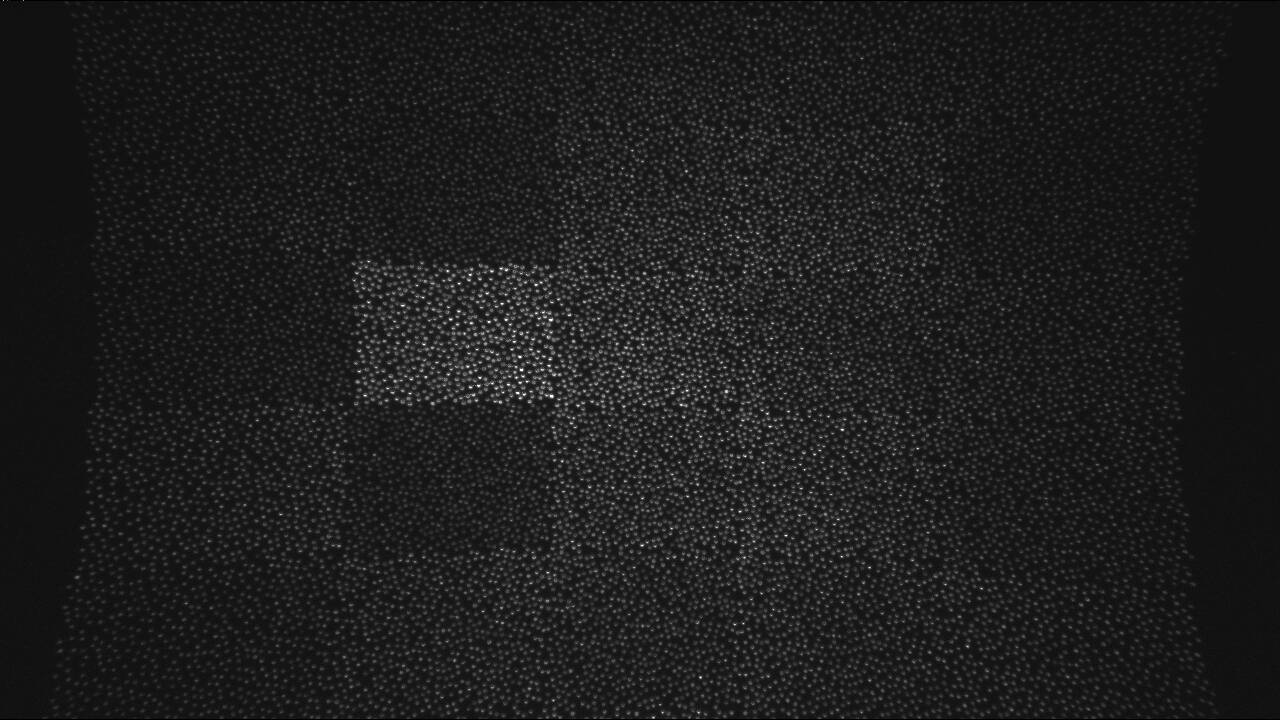
//> input picture 56C.jpg, 1280 x 720 px
$ ./EnhanceAndMatch   (built with g++ and OpenCV 4)
//> lines starting //> are read from the running program, lines starting //| are printed output that depends on the picture
//> further down, ref is the input picture: 720 rows x 1280 cols, CV_8UC3; min 0, max 255, mean 29.4
### Enhance.h
#include <iostream>
#include "opencv2/opencv.hpp"
#include <omp.h>
#include <io.h>
#include <string>
#include <list>
#include <vector>
#include <map>
#include <stack>
#include <opencv2/imgproc/imgproc.hpp>
#include <opencv2/highgui/highgui.hpp>

using namespace std;
using namespace cv;


const static float mbsize = 7;
const static float th0 = 1.1;

const static float pixelnum = mbsize * mbsize, center = mbsize / 2;

void EnHance(Mat& InputImg, Mat& EnhanceImg);//增强；
void ThresBinary(float mean0, uchar& PixelValue);//阈值分割，二值化；
//void icvprCcaBySeedFill(Mat& _binImg, Mat& _lableImg);//种子填充法标记标记连通域；
int SeedFillNew(const Mat& _binImg, Mat& _lableImg,int& num);
//Scalar GetRandomColor();
//void LabelColor(const Mat& labelImg, Mat& colorLabelImg, int labell);

### Enhance.cpp
#include "Enhance.h"

void EnHance(Mat& InputImg,Mat& EnhanceImg)
{
	float mean;

	for (int i = 0; i < InputImg.rows-mbsize; i++)
	{
		for (int j = 0; j < InputImg.cols-mbsize; j++)
		{
			int sum = 0;
			for (int h = i; h < i + mbsize; h++)
			{
				uchar *InputImgRow = InputImg.ptr<uchar>(h);//表示指向第h+1行的第一个元素的指针；
				for (int w = j; w < j+mbsize; w++)
					sum += InputImgRow[w];
			}  /*7*7灰度值的和*/

			mean = sum / pixelnum;    /*7*7均值*/

			mean = (int)(mean * 10000) / 10000.0;	/*保留4位小数*/

			uchar PixelValue = InputImg.at<uchar>(i + center, j + center); /*当前7*7块中心点的值*/
			ThresBinary(mean, PixelValue);        /*PixelValue阈值分割*/

			EnhanceImg.at<uchar>(i + center, j + center) = PixelValue;    /*增强图*/

		}
	}
//> this loop made 713 passes
//> mean on passes 1 to 3: 13.59, 15.8, 16.2
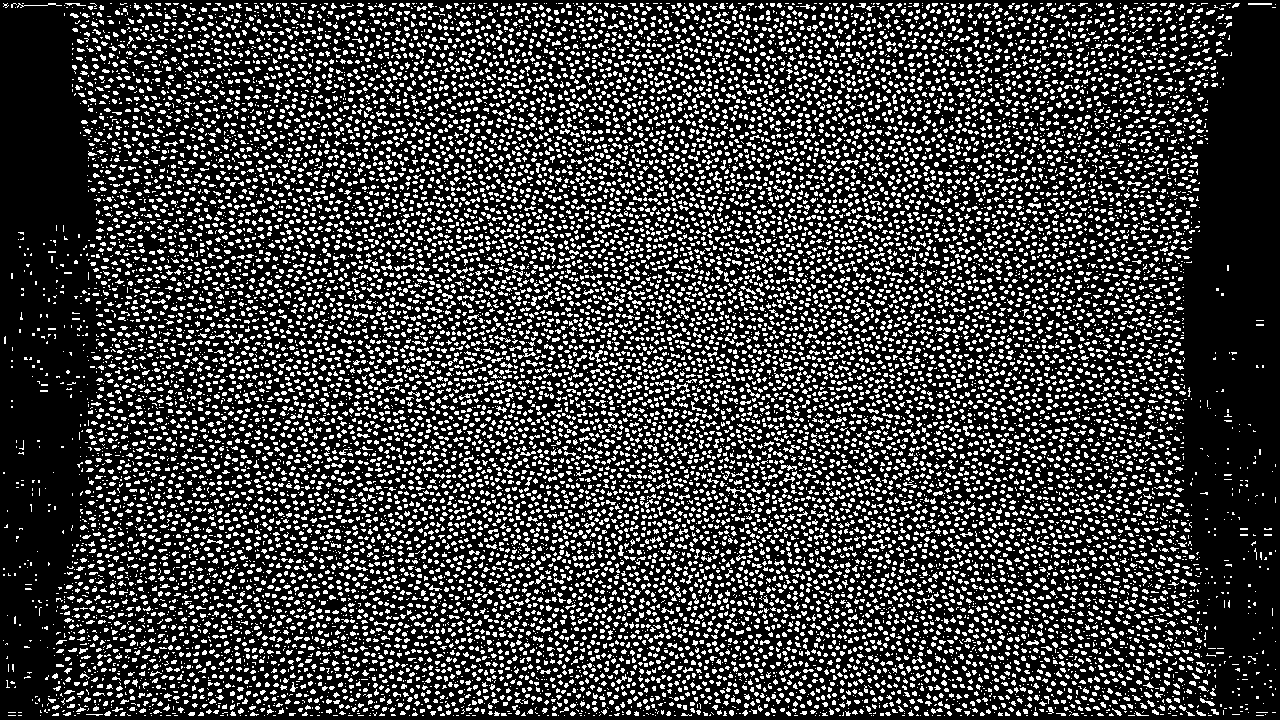
//> EnhanceImg: 720 rows x 1280 cols, CV_8UC1; 24.6% white in thin lines or dots
//> after the loop, mean = 17.43
}
void ThresBinary(float mean0, uchar& PixelValue)    /*阈值分割，二值化*/
{
	uchar PixelValue0 = PixelValue;

	if (PixelValue0 >= mean0 + th0) PixelValue = 255;//const static float th0 = 1.1;
	else PixelValue = 0;
}

int SeedFillNew(const Mat& _binImg, Mat& _lableImg,int& num)//种子填充法新法；
{

	//FILE *fid = NULL;

	// fid = fopen("en37-4C-4-1.txt", "a");
	if (_binImg.empty() ||_binImg.type() != CV_8UC1)
	{
		return 0;//原来是return;
	}

	_lableImg.release();
	_binImg.convertTo(_lableImg, CV_32SC1);//转换矩阵类型；
//> _lableImg: 720 rows x 1280 cols, CV_32SC1; 24.6% white in thin lines or dots

	int label = 0;

	int rows = _binImg.rows;
//> rows = 720
	int cols = _binImg.cols;
//> cols = 1280

	Mat mask(rows, cols, CV_8UC1);
	mask.setTo(0);
	int *lableptr;
	for (int i = 0; i < rows; i++)
	{
		int* data = _lableImg.ptr<int>(i);
		uchar *masKptr = mask.ptr<uchar>(i);
		for (int j = 0; j < cols; j++)
		{

			if (data[j] == 255 && mask.at<uchar>(i, j) != 1)
			{
				int s = 0;//自己添加
				mask.at<uchar>(i, j) = 1;
				std::stack<std::pair<int, int>> neighborPixels;
				neighborPixels.push(std::pair<int, int>(i, j)); // pixel position: <i,j>
				++label; //begin with a new label
				while (!neighborPixels.empty())
				{
					//get the top pixel on the stack and label it with the same label
					std::pair<int, int> curPixel = neighborPixels.top();
					int curY = curPixel.first;
					int curX = curPixel.second;
					_lableImg.at<int>(curY, curX) = label;
					s++;//自己添加；

					//pop the top pixel
					neighborPixels.pop();

					//push the 4-neighbors(foreground pixels)

					if (curX - 1 >= 0)
					{
						if (_lableImg.at<int>(curY, curX - 1) == 255 && mask.at<uchar>(curY, curX - 1) != 1) //leftpixel
						{
							neighborPixels.push(std::pair<int, int>(curY, curX - 1));
							mask.at<uchar>(curY, curX - 1) = 1;
						}
					}
					if (curX + 1 <= cols - 1)
					{
						if (_lableImg.at<int>(curY, curX + 1) == 255 && mask.at<uchar>(curY, curX + 1) != 1)
							// right pixel
						{
							neighborPixels.push(std::pair<int, int>(curY, curX + 1));
							mask.at<uchar>(curY, curX + 1) = 1;
						}
					}
					if (curY - 1 >= 0)
					{
						if (_lableImg.at<int>(curY - 1, curX) == 255 && mask.at<uchar>(curY - 1, curX) != 1)
							// up pixel
						{
							neighborPixels.push(std::pair<int, int>(curY - 1, curX));
							mask.at<uchar>(curY - 1, curX) = 1;
						}
					}
					if (curY + 1 <= rows - 1)
					{
						if (_lableImg.at<int>(curY + 1, curX) == 255 && mask.at<uchar>(curY + 1, curX) != 1)
							//down pixel
						{
							neighborPixels.push(std::pair<int, int>(curY + 1, curX));
							mask.at<uchar>(curY + 1, curX) = 1;
						}
					}
				}
			   //cout << "第" << label << "个连通域面积为：" << s << endl;//自己添加；
			  // fprintf(fid, "%d\n", s);
			   if (s >= 50)
				   ++num;

			}
		}
	}
//> this loop made 720 passes
//> label on passes 1 to 3: 0, 0, 0
//> mask: 720 rows x 1280 cols, CV_8UC1; values 0 (black) and 1 (white), 24.6% white in thin lines or dots
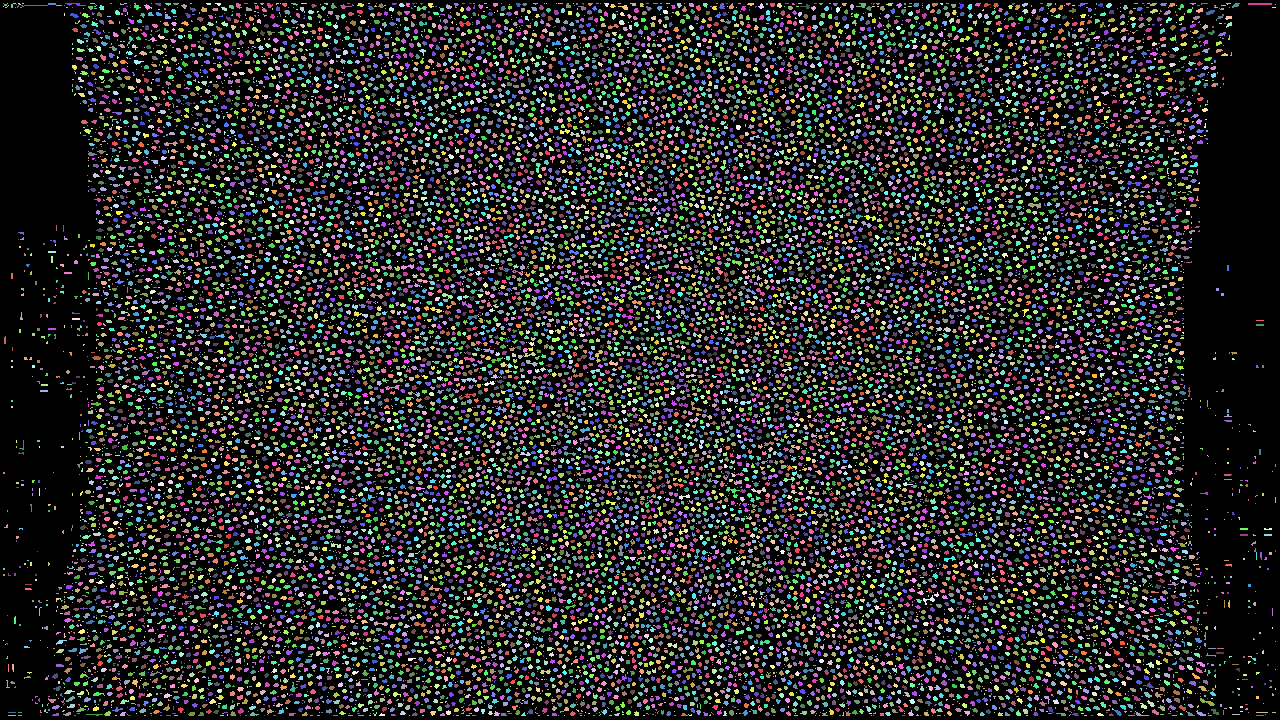
//> _lableImg: 720 rows x 1280 cols, CV_32SC1; 19762 distinct labels, from 0 to 19761; one colour per label, 0 black
//> after the loop, label = 19761; num = 2
	//fclose(fid);
	//cout << "连通域面积大于50的数目为:" << num << endl;
	return label;
}

### EnhanceAndMatch.cpp
//#include "ImageMatch.h"
#include "Enhance.h"

int main()
{
	/*预处理*/
	Mat ref = imread("56C.jpg");
	Mat ref1(ref.rows, ref.cols, CV_8UC1, Scalar::all(0));
	Mat EnhanceRef(ref.rows, ref.cols, CV_8UC1, Scalar::all(0));
	cv::cvtColor(ref, ref1, CV_BGR2GRAY); /*转换为单通道图像*/
	EnHance(ref1, EnhanceRef);
	ref1 = EnhanceRef;
	//imwrite("en31-4C-4.bmp", ref1);
	//	imshow("Enhancedimage", ref1);
	//	waitKey(10);

	int cn=0;
	Mat labelImg;
	int count = SeedFillNew(ref1, labelImg, cn);
//> cn = 2; count = 19761
	cout << "连通域总数cout:" << count<< endl;
//| 连通域总数cout:19761
	cout << "连通域面积大于50的数目为:" << cn << endl;
//| 连通域面积大于50的数目为:2

}
